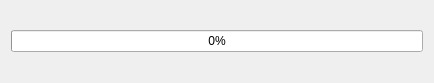
<?xml version="1.0" encoding="UTF-8"?>
<ui version="4.0">
 <class>SendDlg</class>
 <widget class="QDialog" name="SendDlg">
  <property name="geometry">
   <rect>
    <x>0</x>
    <y>0</y>
    <width>434</width>
    <height>83</height>
   </rect>
  </property>
  <property name="windowTitle">
   <string>发送进度</string>
  </property>
  <layout class="QHBoxLayout" name="horizontalLayout">
   <item>
    <widget class="QProgressBar" name="progressBar">
     <property name="value">
      <number>0</number>
     </property>
    </widget>
   </item>
  </layout>
 </widget>
 <layoutdefault spacing="6" margin="11"/>
 <resources/>
 <connections/>
</ui>
